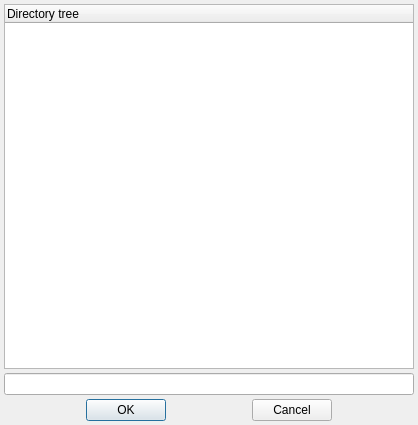
<?xml version="1.0" encoding="UTF-8"?>
<ui version="4.0">
 <class>TreeDirectoryDialog</class>
 <widget class="QDialog" name="TreeDirectoryDialog">
  <property name="geometry">
   <rect>
    <x>0</x>
    <y>0</y>
    <width>418</width>
    <height>425</height>
   </rect>
  </property>
  <property name="windowTitle">
   <string>Select folder</string>
  </property>
  <layout class="QVBoxLayout" name="verticalLayout">
   <property name="spacing">
    <number>4</number>
   </property>
   <property name="margin">
    <number>4</number>
   </property>
   <item>
    <widget class="QTreeWidget" name="dirTreeWidget">
     <property name="minimumSize">
      <size>
       <width>410</width>
       <height>0</height>
      </size>
     </property>
     <column>
      <property name="text">
       <string>Directory tree</string>
      </property>
     </column>
    </widget>
   </item>
   <item>
    <widget class="QLineEdit" name="pathLineEdit">
     <property name="readOnly">
      <bool>true</bool>
     </property>
    </widget>
   </item>
   <item>
    <layout class="QHBoxLayout" name="horizontalLayout">
     <property name="spacing">
      <number>4</number>
     </property>
     <item>
      <spacer name="horizontalSpacer_2">
       <property name="orientation">
        <enum>Qt::Horizontal</enum>
       </property>
       <property name="sizeHint" stdset="0">
        <size>
         <width>40</width>
         <height>20</height>
        </size>
       </property>
      </spacer>
     </item>
     <item>
      <widget class="QPushButton" name="okButton">
       <property name="text">
        <string>OK</string>
       </property>
      </widget>
     </item>
     <item>
      <spacer name="horizontalSpacer">
       <property name="orientation">
        <enum>Qt::Horizontal</enum>
       </property>
       <property name="sizeHint" stdset="0">
        <size>
         <width>40</width>
         <height>20</height>
        </size>
       </property>
      </spacer>
     </item>
     <item>
      <widget class="QPushButton" name="cancelButton">
       <property name="text">
        <string>Cancel</string>
       </property>
      </widget>
     </item>
     <item>
      <spacer name="horizontalSpacer_3">
       <property name="orientation">
        <enum>Qt::Horizontal</enum>
       </property>
       <property name="sizeHint" stdset="0">
        <size>
         <width>40</width>
         <height>20</height>
        </size>
       </property>
      </spacer>
     </item>
    </layout>
   </item>
  </layout>
 </widget>
 <resources/>
 <connections/>
</ui>
